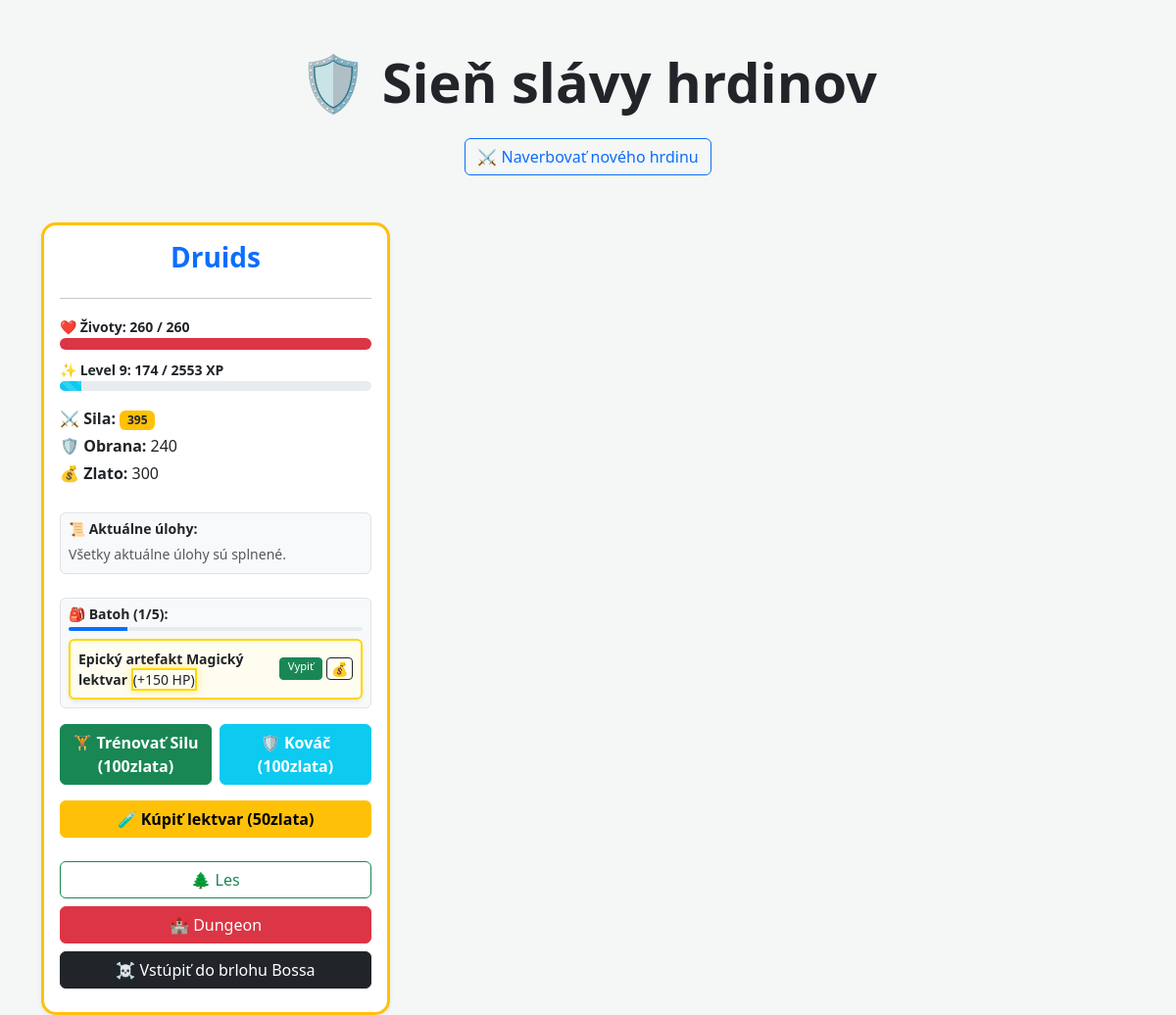
The page / (signed in) on the database as committed earlier.
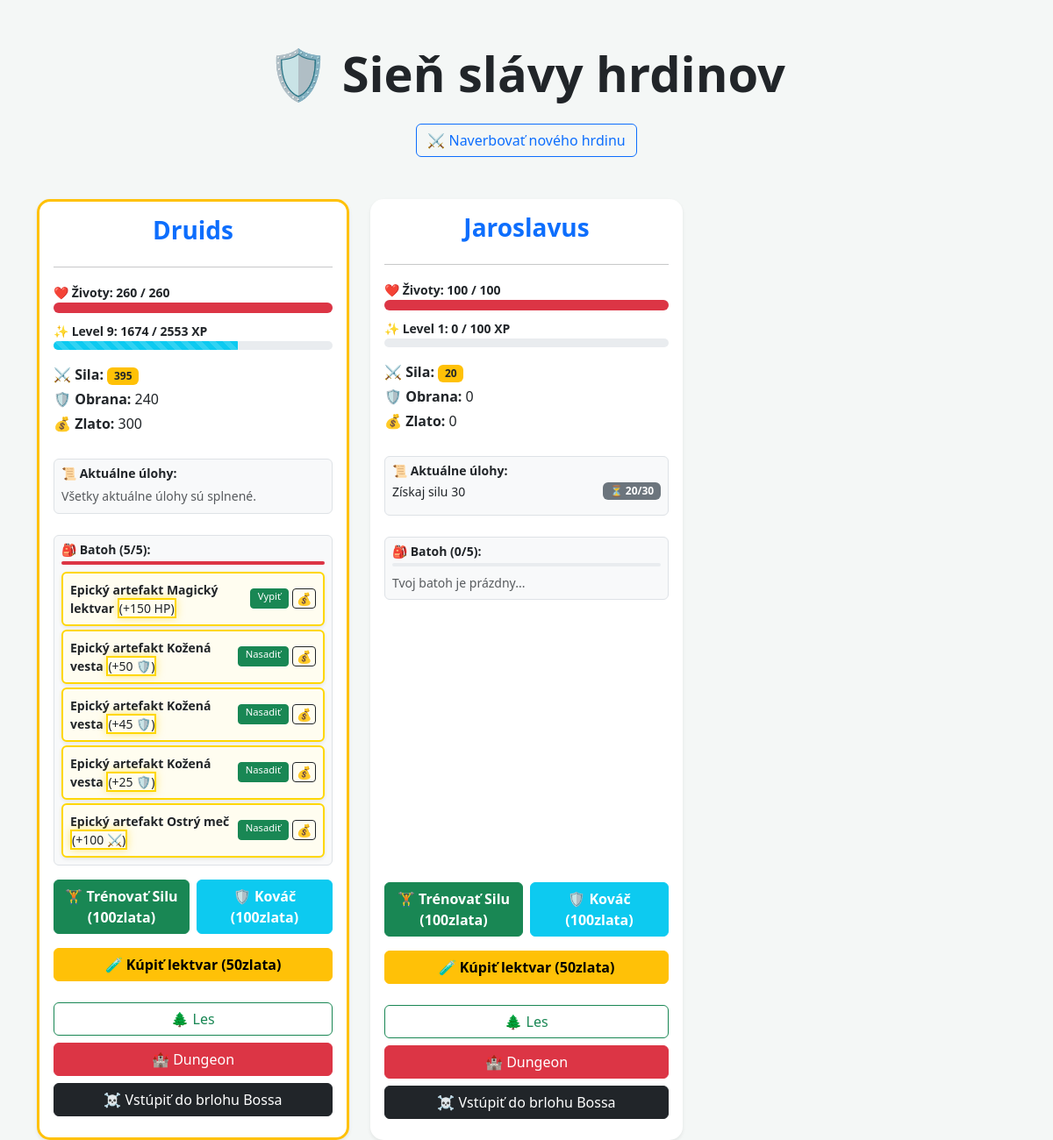
The same page on the database as committed later.
### game/models.py (models this page shows, shortened)
class Postava(models.Model):
    pouzivatel = models.ForeignKey(User, on_delete=models.CASCADE, related_name="postavy", null=True, blank=True)
    meno = models.CharField(max_length=100)
    hp = models.IntegerField(default=100)
    max_hp = models.IntegerField(default=100)
    sila = models.IntegerField(default=20)
    level = models.IntegerField(default=1)
    xp = models.IntegerField(default=0)
    xp_na_level = models.IntegerField(default=100)
    obrana = models.IntegerField(default=0)
    zlato = models.IntegerField(default=0)
    max_sloty_batohu = models.IntegerField(default=5) # Nový limit
    quest_sila_splneny = models.BooleanField(default=False)
    quest_level_splneny = models.BooleanField(default=False)

class Predmet(models.Model):
    nazov = models.CharField(max_length=100)
    TYPY_PREDMETOV = [
        ('zbran', 'Zbraň'),
        ('brnenie', 'Brnenie'),
        ('lektvar', 'Lektvár'),
    ]
    typ = models.CharField(max_length=20, choices=TYPY_PREDMETOV, default='lektvar')
    bonus_hp = models.IntegerField(default=0)
    bonus_sila = models.IntegerField(default=0)
    bonus_obrana = models.IntegerField(default=0)
    majitel = models.ForeignKey(Postava, on_delete=models.CASCADE, related_name="batoh", null=True, blank=True)
    RARITY_CHOICES = [
        ('common', 'Obyčajný'),
        ('rare', 'Vzácny'),
        ('legendary', 'Legendárny'),
    ]
    rarity = models.CharField(max_length=20, choices=RARITY_CHOICES, default='common')

### game/views.py (the view)
# urls.py: path('', zoznam_postav, name='zoznam_postav'), # Ak poúživateľ pôjde na /postavy uvidí zoznam
@login_required # Postavy vidí len prihlásený uživateľ
def zoznam_postav(request):
    postavy = Postava.objects.filter(pouzivatel=request.user)
    return render(request, 'game/zoznam.html', {'postavy': postavy})

### game/templates/game/zoznam.html (shortened to what this page needs)
<!DOCTYPE html>
<html>
<head>
    <link href="https://cdn.jsdelivr.net/npm/bootstrap@5.3.0/dist/css/bootstrap.min.css" rel="stylesheet">
</head>
<body>
    <div class="container">
        <div class="text-center mb-5">
            <h1 class="display-4 fw-bold">🛡️ Sieň slávy hrdinov</h1>
            <a href="/postavy/nova/" class="btn btn-outline-primary mt-3">⚔️ Naverbovať nového hrdinu</a>
        </div>
        <div class="row row-cols-1 row-cols-md-3 g-4">
            {% for postava in postavy %}
            <div class="col">
                <div class="card h-100 shadow-sm {% if postava.level >= 2 %}border border-warning border-3{% endif %}">
                    <div class="card-body text-center d-flex flex-column">
                        <h3 class="card-title fw-bold text-primary">{{ postava.meno }}</h3>
                        <hr>
                        <div class="text-start mb-3">
                            <label class="small fw-bold">❤️ Životy: {{ postava.hp }} / {{ postava.max_hp }}</label>
                            <div class="progress mb-2" style="height: 12px;">
                                <div class="progress-bar bg-danger" role="progressbar"
                                    style="width: {% widthratio postava.hp postava.max_hp 100 %}%"></div>
                            </div>
                            <label class="small fw-bold">✨ Level {{ postava.level }}: {{ postava.xp }} / {{postava.xp_na_level }} XP</label>
                            <div class="progress mb-3" style="height: 10px;">
                                <div class="progress-bar bg-info progress-bar-striped progress-bar-animated"
                                    role="progressbar"
                                    style="width: {% widthratio postava.xp postava.xp_na_level 100 %}%"></div>
                            </div>
                            <p class="mb-1"><strong>⚔️ Sila:</strong> <span class="badge bg-warning text-dark">{{postava.sila }}</span></p>
                            <p class="mb-1"><strong>🛡️ Obrana:</strong> {{ postava.obrana }}</p>
                            <p class="mb-1"><strong>💰 Zlato:</strong> {{ postava.zlato }}</p>
                        </div>
                        <div class="mt-2 p-2 bg-light rounded border mb-3 text-start">
                            <h6 class="fw-bold small mb-1">📜 Aktuálne úlohy:</h6>
                            {% if not postava.quest_sila_splneny %}
                            <div class="d-flex justify-content-between align-items-center mb-2">
                                <span class="small">Získaj silu 30</span>
                                {% if postava.sila >= 30 %}
                                <a href="{% url 'dobrodruzstvo' postava.id %}?lokalita=odmena" class="btn btn-sm btn-success">Zobrať 100zlata</a>
                                {% else %}
                                <span class="badge bg-secondary">⏳ {{ postava.sila }}/30</span>
                                {% endif %}
                            </div>
                            {% endif %}
                            {% if postava.quest_sila_splneny and postava.quest_level_splneny %}
                            <span class="text-muted small italic">Všetky aktuálne úlohy sú splnené.</span>
                            {% endif %}
                        </div>
                        <div class="mt-2 p-2 bg-light rounded border mb-3 text-start">
                            <h6 class="fw-bold small mb-1">🎒 Batoh ({{ postava.batoh.count }}/5):</h6>
                            <div class="progress mb-2" style="height: 4px;">
                                <div class="progress-bar {% if postava.batoh.count >= 5 %}bg-danger{% else %}bg-primary{% endif %}"
                                    role="progressbar" style="width: {% widthratio postava.batoh.count 5 100 %}%">
                                </div>
                            </div>
                            <div class="d-flex flex-column gap-1">
                                {% for predmet in postava.batoh.all %}
                                <div
                                    class="d-flex justify-content-between align-items-center border rounded p-2 shadow-sm
                                        {% if predmet.rarity == 'legendary' %}zlaty-okraj{% elif predmet.rarity == 'rare' %}modry-okraj{% endif %}">
                                    <span class="small">
                                        <strong>{{ predmet.nazov }}</strong>
                                        <span class="{% if predmet.rarity == 'rare' %}modry-okraj{% elif predmet.rarity == 'legendary' %}zlaty-okraj{% endif %}">
                                            {% if predmet.typ == 'lektvar' %}(+{{ predmet.bonus_hp }} HP){% endif %}
                                            {% if predmet.typ == 'zbran' %}(+{{ predmet.bonus_sila }} ⚔️){% endif %}
                                            {% if predmet.typ == 'brnenie' %}(+{{ predmet.bonus_obrana }} 🛡️){% endif %}
                                        </span>
                                    </span>
                                    <div class="d-flex gap-1">
                                        <a href="{% url 'pouzit_predmet' predmet.id %}" class="btn btn-sm btn-success py-0 px-2"
                                            style="font-size: 0.7rem;">
                                            {% if predmet.typ == 'lektvar' %}Vypiť{% else %}Nasadiť{% endif %}
                                        </a>
                                        <a href="{% url 'predat_predmet' predmet.id %}" class="btn btn-sm btn-outline-dark py-0 px-1">
                                            💰
                                        </a>
                                    </div>
                                </div>
                                {% empty %}
                                <span class="text-muted small italic">Tvoj batoh je prázdny...</span>
                                {% endfor %}
                            </div>
                        </div>
                        <div class="mt-auto d-grid gap-2">
                                <div class="row g-2 mb-2">
                                    <div class="col-6">
                                        <a href="{% url 'nakup' postava.id 'sila' %}" class="btn btn-success fw-bold w-100">
                                            🏋️ Trénovať Silu (100zlata)
                                        </a>
                                    </div>
                                    <div class="col-6">
                                        <a href="{% url 'nakup' postava.id 'obrana' %}" class="btn btn-info text-white fw-bold w-100">
                                            🛡️ Kováč (100zlata)
                                        </a>
                                    </div>
                                </div>
                                <div class="mb-3">
                                    <a href="{% url 'kupit_lektvar' postava.id %}" class="btn btn-warning fw-bold w-100">
                                        🧪 Kúpiť lektvar (50zlata)
                                    </a>
                                </div>
                                <a href="{% url 'dobrodruzstvo' postava.id %}?lokalita=les"
                                    class="btn btn-outline-success">🌲 Les</a>
                                <a href="{% url 'dobrodruzstvo' postava.id %}?lokalita=dungeon"
                                    class="btn btn-danger">🏰 Dungeon</a>
                                <a href="{% url 'dobrodruzstvo' postava.id %}?lokalita=boss"
                                    class="btn btn-dark w-100 mb-2">☠ Vstúpiť do brlohu Bossa</a>
                        </div>
                    </div>
                </div>
            </div>
            {% empty %}
            <div class="col-12 text-center">
                <div class="alert alert-info">Zatiaľ tu nie sú žiadni hrdinovia.</div>
            </div>
            {% endfor %}
        </div>
    </div>
</body>
</html>

### game/templates/game/zoznam.html (style rules this page uses)
body { background-color: #f4f7f6; padding-top: 50px; }
.card { border: none; border-radius: 15px; transition: 0.3s; }
.progress { background-color: #e9ecef; border-radius: 10px; overflow: hidden; }
.zlaty-okraj { border: 2px solid gold !important; box-shadow: 0 0 10px rgba(255, 215, 0, 0.5); background-color: #fffdf0 !important; }

Rows that differ between the two databases and show on the page:
changed Postava "Druids": xp "174" → "1674"; batoh.count "1" → "5"
added Predmet: nazov "Epický artefakt Kožená vesta", bonus_obrana "50", typ "Nasadiť", shown under Postava "Druids"
added Predmet: nazov "Epický artefakt Kožená vesta", bonus_obrana "45", typ "Nasadiť", shown under Postava "Druids"
added Predmet: nazov "Epický artefakt Kožená vesta", bonus_obrana "25", typ "Nasadiť", shown under Postava "Druids"
added Predmet: nazov "Epický artefakt Ostrý meč", bonus_sila "100", typ "Nasadiť", shown under Postava "Druids"
added Postava: meno "Jaroslavus", hp "100", max_hp "100", level "1", xp "0", xp_na_level "100", sila "20", obrana "0", zlato "0", batoh.count "0"
